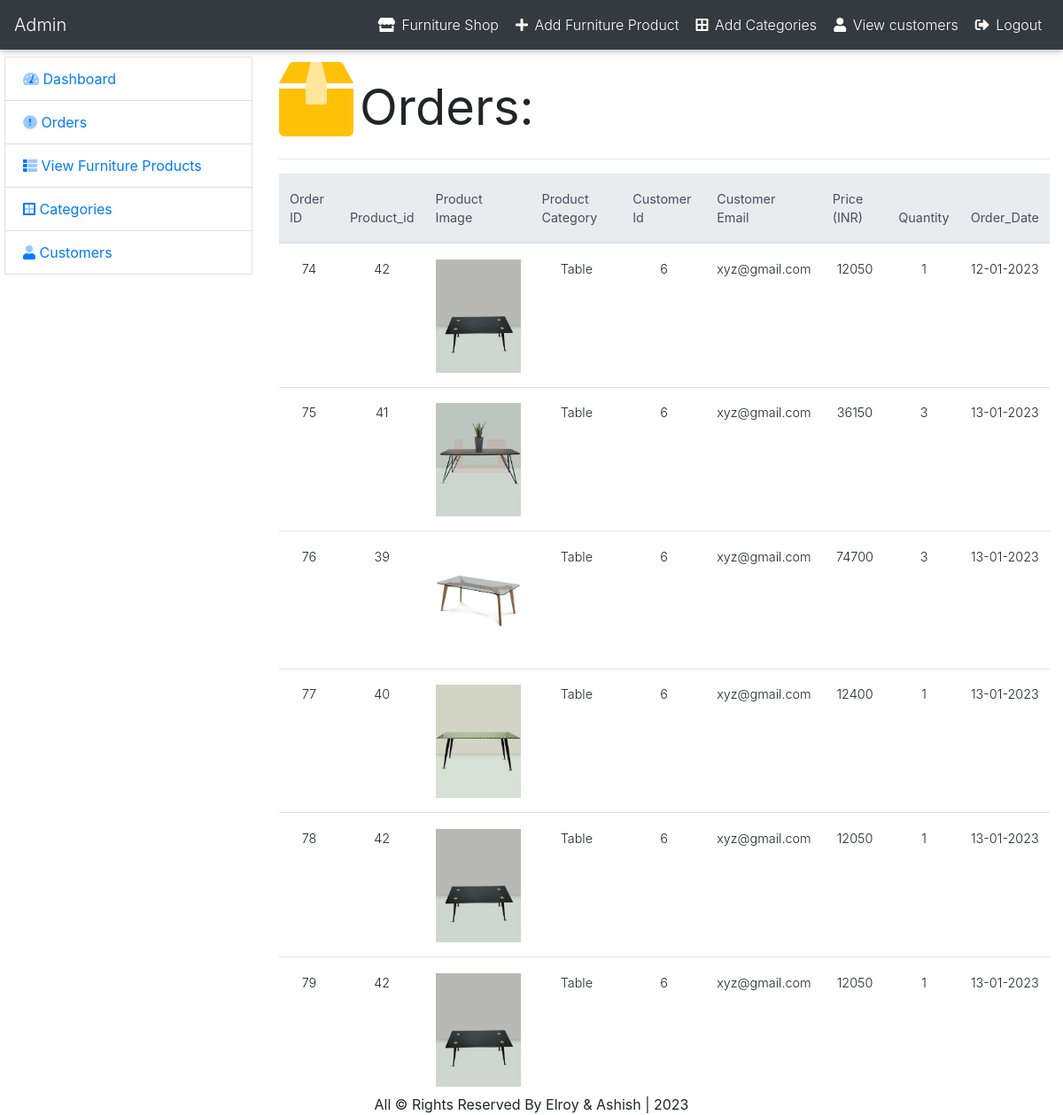
The app's page /admin/pending_furniture_pro.php (signed in) with its own data.
### tables this page shows
CREATE TABLE `customer_order` (
  `order_id` int NOT NULL,
  `customer_id` int NOT NULL,
  `customer_email` varchar(100) NOT NULL,
  `customer_fullname` varchar(100) NOT NULL,
  `customer_address` varchar(225) NOT NULL,
  `customer_city` varchar(50) NOT NULL,
  `customer_pcode` int NOT NULL,
  `customer_phonenumber` varchar(100) NOT NULL,
  `product_id` int NOT NULL,
  `product_amount` int NOT NULL,
  `products_qty` int NOT NULL,
  `order_date` varchar(100) NOT NULL
);

CREATE TABLE `furniture_product` (
  `pid` int NOT NULL,
  `title` varchar(80) NOT NULL,
  `category` int NOT NULL,
  `detail` text NOT NULL,
  `price` int NOT NULL,
  `size` varchar(40) NOT NULL,
  `image` varchar(200) NOT NULL,
  `date` varchar(100) NOT NULL,
  `status` varchar(50) NOT NULL
);

CREATE TABLE `categories` (
  `id` int NOT NULL,
  `category` varchar(100) NOT NULL,
  `fontawesome-icon` varchar(25) NOT NULL
);

### admin/pending_furniture_pro.php (the view, shortened to what this page needs)
<?php include("include/header.php");
?>
<div class="container-fluid mt-2">
    <div class="row">
        <div class="col-md-3">
            <?php include("include/sidebar.php");?>
        </div>
        <div class="col-md-9">
            <div class="row">
              <div class="col-md-1">
                <i class="fad fa-box-alt fa-6x text-warning"></i>
              </div>
              <div class="col-md-11 text-left mt-4 ">
               <h1 class="ml-3 display-4 font-weight-normal"> Orders:</h1>
              </div>
            </div>
            <hr>
        <form method="post">
         <table class="table table-responsive table-hover ">
                      <thead class="thead-light">
                          <tr>
                              <th>Order ID</th>
                              <th>Product_id</th>
                              <th>Product Image</th>
                              <th>Product Category</th>
                              <th>Customer Id</th>
                              <th>Customer Email</th>
                              <th>Price (INR)</th>
                              <th>Quantity</th>
                              <th>Order_Date</th>
                          </tr>
                      </thead>
                       <tbody class="text-center">
                          <?php
                                    $order_query = "SELECT * FROM customer_order";
                                    $run = mysqli_query($con,$order_query);
                                    if(mysqli_num_rows($run) > 0){
                                        while($order_row = mysqli_fetch_array($run)){
                                            $order_id      = $order_row['order_id'];
                                            $cust_id       = $order_row['customer_id'];
                                            $cust_email    = $order_row['customer_email'];
                                            $order_pro_id  = $order_row['product_id'];
                                            $order_qty     = $order_row['products_qty'];
                                            $order_amount  = $order_row['product_amount'];
                                            $order_date    = $order_row['order_date'];
                                             $pr_query = "SELECT * FROM furniture_product fp INNER JOIN categories cat ON fp.category = cat.id WHERE pid = $order_pro_id ";
                                             $pr_run   = mysqli_query($con,$pr_query);
                                             if(mysqli_num_rows($pr_run) > 0){
                                                    while($pr_row = mysqli_fetch_array($pr_run)){
                                                    $image = $pr_row['image'];
                                                    $category = $pr_row['category'];
                            ?>
                             <tr>
                                 <td>
                                 <?php echo $order_id;?>
                                 </td>
                                 <td>
                                     <?php echo $order_pro_id;?>
                                 </td>
                                 <td width="120px">
                                     <img src="img/<?php echo $image;?>" width="100%">
                                 </td>
                                 <td>
                                     <?php echo $category;?>
                                 </td>
                                 <td>
                                    <?php echo $cust_id;?>
                                 </td>
                                 <td>
                                    <?php echo $cust_email;?>
                                 </td>
                                 <td>
                                    <?php echo $order_amount;?>
                                 </td>
                                 <td><?php echo $order_qty;?></td>
                               <td><?php echo $order_date;?></td>
                             </tr>
                           <?php
                                  }
                                }
                              }
                            }else {
                                echo "<tr><td colspan='12'><h2 class='text-center text-secondary'>You have not any pending order</h2></td></tr>";
                                }
                    ?>
                      </tbody>
                  </table>
            </form>
        </div>
    </div>
</div>
<?php include("include/footer.php"); ?>

### admin/css/style.css (style rules this page uses)
* { margin: 0px; padding: 0px; }

### records on screen
customer_order: order_id "74", product "42", customer "6", customer_email "xyz@gmail.com", product_amount "12050", products_qty "1", order_date "12-01-2023"
furniture_product: image (picture), category.category "Table"
customer_order: order_id "75", product "41", customer "6", customer_email "xyz@gmail.com", product_amount "36150", products_qty "3", order_date "13-01-2023"
furniture_product: image (picture), category.category "Table"
customer_order: order_id "76", product "39", customer "6", customer_email "xyz@gmail.com", product_amount "74700", products_qty "3", order_date "13-01-2023"
furniture_product: image (picture), category.category "Table"
customer_order: order_id "77", product "40", customer "6", customer_email "xyz@gmail.com", product_amount "12400", products_qty "1", order_date "13-01-2023"
furniture_product: image (picture), category.category "Table"
customer_order: order_id "78", product "42", customer "6", customer_email "xyz@gmail.com", product_amount "12050", products_qty "1", order_date "13-01-2023"
customer_order: order_id "79", product "42", customer "6", customer_email "xyz@gmail.com", product_amount "12050", products_qty "1", order_date "13-01-2023"
